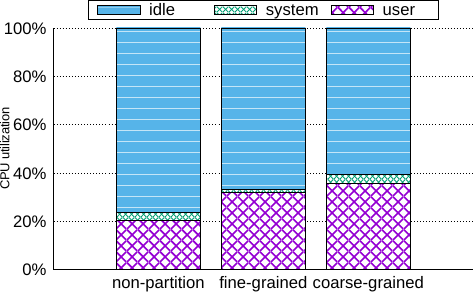

This figure's gnuplot source:
set font "arial,12" 
set border 3 front lt black linewidth 0.500 dashtype solid
set boxwidth 0.80 absolute
set style fill   pattern 1 border lt -1
#set style fill  solid 1.00 border lt -1
set grid nopolar
set grid noxtics nomxtics ytics nomytics noztics nomztics \
 nox2tics nomx2tics noy2tics nomy2tics nocbtics nomcbtics
set grid layerdefault   lt 0 linewidth 0.600,  lt 0 linewidth 0.600
set key above horizontal Left reverse enhanced autotitle columnhead box lt black linewidth 2.000 dashtype solid font "arial,18" 
set style histogram columnstacked title textcolor lt 1 
set datafile missing '-'
set style data histograms
set xtics border in scale 1,0.5 nomirror norotate font "arial,18" autojustify
#set xtics rotate by -45
set xtics  norangelimit
set xtics   ()
set ytics border in scale 0,0 mirror norotate  autojustify font "arial,18"
set ylabel "CPU utilization"  font "arial,14"
set ztics border in scale 0,0 nomirror norotate  autojustify
set cbtics border in scale 0,0 mirror norotate  autojustify
set rtics axis in scale 0,0 nomirror norotate  autojustify
set paxis 1 tics border in scale 0,0 nomirror norotate  autojustify
set paxis 1 tics autofreq  rangelimit
set paxis 2 tics border in scale 0,0 nomirror norotate  autojustify
set paxis 2 tics autofreq  rangelimit
set paxis 3 tics border in scale 0,0 nomirror norotate  autojustify
set paxis 3 tics autofreq  rangelimit
set paxis 4 tics border in scale 0,0 nomirror norotate  autojustify
set paxis 4 tics autofreq  rangelimit
set paxis 5 tics border in scale 0,0 nomirror norotate  autojustify
set paxis 5 tics autofreq  rangelimit
set paxis 6 tics border in scale 0,0 nomirror norotate  autojustify
set paxis 6 tics autofreq  rangelimit
set paxis 7 tics border in scale 0,0 nomirror norotate  autojustify
set paxis 7 tics autofreq  rangelimit
#set yrange [ 0.00 : * ] noreverse nowriteback
x = 0.0
i = 20

set yrange [0:100] 
set format y '%2.0f%%

set output 'grep_cpuutils_docker.eps'
set term eps
plot './data/grep_cpuutils_docker.data' using 2 ti col, '' using 3 ti col, '' \
		 using 4:key(1) ti col

